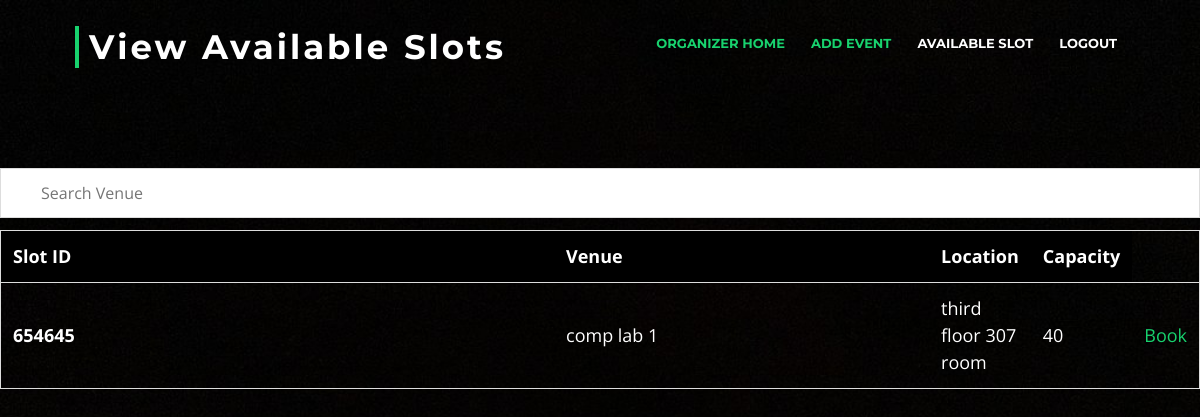
Before: /viewslot.php with the older database file.
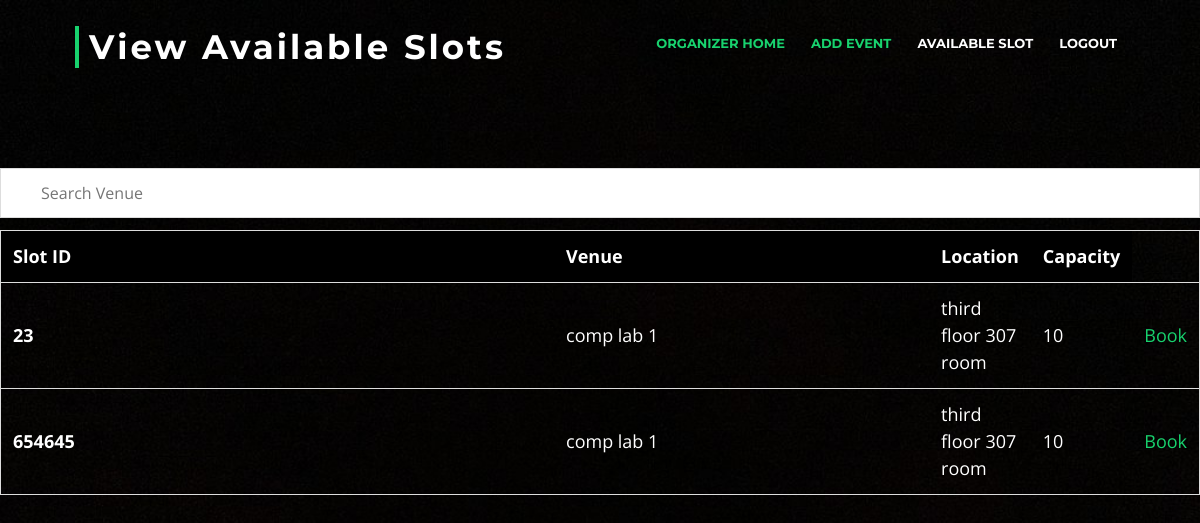
After: the same page with the newer database file.
### tables this page shows
CREATE TABLE `slot` (
  `StartTime` time NOT NULL,
  `EndTime` time NOT NULL,
  `SlotID` int(11) NOT NULL,
  `EventDate` date NOT NULL,
  `VenueID` int(11) NOT NULL,
  `available` int(11) DEFAULT NULL
);

CREATE TABLE `venue_` (
  `VenueID` int(11) NOT NULL,
  `VenueName` varchar(100) NOT NULL,
  `VenueCapacity` int(11) NOT NULL,
  `VenueFileimg` varchar(100) DEFAULT NULL,
  `VenueLocation` varchar(100) NOT NULL
);

### viewslot.php (the view, shortened to what this page needs)
<?php
  $conn = mysqli_connect("localhost","root","","eventadministration") or die($conn);
?>
<!DOCTYPE html>
<html lang="en">
<head>
  <link href="lib/bootstrap/css/bootstrap.min.css" rel="stylesheet">
  <link href="lib/font-awesome/css/font-awesome.min.css" rel="stylesheet">
  <link href="lib/animate/animate.min.css" rel="stylesheet">
  <link href="lib/ionicons/css/ionicons.min.css" rel="stylesheet">
  <link href="lib/owlcarousel/assets/owl.carousel.min.css" rel="stylesheet">
  <link href="lib/lightbox/css/lightbox.min.css" rel="stylesheet">
  <link href="css/style.css" rel="stylesheet">
</head>
<body>
<br><br><br><br><br>
	<header id="header">
    <div class="container-fluid">
      <div id="logo" class="pull-left">
        <h1><a href="#intro" class="scrollto">View Available Slots</a></h1>
      </div>
      <?php
  $oid = $_GET["oid"];
    echo" <nav id='nav-menu-container'>
        <ul class='nav-menu'>
          <li class='menu-active'><a href='welcomeorganizer.php?oid=". $oid . "'>Organizer Home</a></li>
          <li class='menu-active'><a href='addevent.php?oid=". $oid . "'>Add Event</a></li>
          <li><a href='viewslot.php?oid=". $oid . "'>Available slot</a></li>
		  <li><a href='logout2.php'>Logout</a></li>
        </ul>
      </nav>";
      ?>
    </div>
	</header>
	<br><br>
  <input type="text" id="myInput" onkeyup="myFunction()" placeholder="Search Venue">
<table id="myTable">
  <tr class="header">
  <th style="width:60%;">Slot ID</th>
    <th style="width:60%;">Venue</th>
    <th style="width:60%;">Location</th>
    <th style="width:60%;">Capacity</th>
  </tr>
  <?php
  $que = "SELECT SlotID,VenueName,VenueLocation,VenueCapacity
  FROM slot join venue_ on slot.VenueID=venue_.VenueID
  WHERE available = 1";
  $res = mysqli_query($conn,$que);
  while($row = mysqli_fetch_assoc($res))
  {
    echo "<tr>
    <th scope='row'>". $row['SlotID'] . "</th>
    <td>". $row['VenueName'] . "</td>
    <td>". $row['VenueLocation'] . "</td>
    <td>". $row['VenueCapacity'] . "</td>
    <td>  <a href='bookevent.php?id=". $row['SlotID'] . "&oid=".$oid."'>Book</a> </td>
  </tr>";
  }
      ?>
</table>
</body>
</html>

Changed rows visible on the page:
added slot: SlotID "23", VenueID.VenueName "comp lab 1", VenueID.VenueLocation "third floor 307 room", VenueID.VenueCapacity "10"
changed through a linked row, slot id 654645: VenueID.VenueCapacity "40" → "10"
